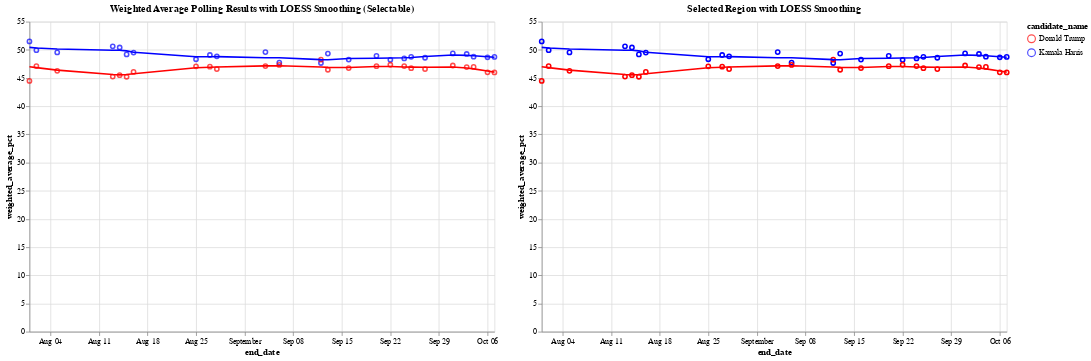

This figure's notebook cell:
### Code cell
# Define the color scale for the two candidates
color_scale = alt.Scale(domain=['Donald Trump', 'Kamala Harris'], range=['red', 'blue'])

# Step 1: Create a selection brush for the horizontal axis (end_date)
brush = alt.selection_interval(encodings=['x'])  # Brush selection on the x-axis

# Step 2: Create the base chart with points and LOESS smoothing (Chart 1)
base = alt.Chart(df_weighted_averages).mark_point().encode(
    x='end_date:T',
    y='weighted_average_pct:Q',
    color=alt.Color('candidate_name:N', scale=color_scale)
)

loess = base.transform_loess(
    'end_date', 'weighted_average_pct', groupby=['candidate_name'], bandwidth=0.3
).mark_line()

chart1 = (base + loess).add_params(
    brush  # Add the brush selection to Chart 1
).properties(
    title='Weighted Average Polling Results with LOESS Smoothing (Selectable)',
    width=600,
    height=400
)

# Step 3: Create the side-by-side chart that will show the selected region with tooltip

# Apply the same selection filter to both points and LOESS in chart2
selected_points = base.encode(
    opacity=alt.condition(brush, alt.value(1), alt.value(0)),  # Highlight only selected points
    tooltip=['end_date:T', 'candidate_name:N', 'weighted_average_pct:Q']  # Add tooltip for points
).transform_filter(
    brush  # Filter by brush selection
)

# Apply LOESS smoothing for the selected range
selected_loess = alt.Chart(df_weighted_averages).transform_loess(
    'end_date', 'weighted_average_pct', groupby=['candidate_name'], bandwidth=0.3
).mark_line().encode(
    x='end_date:T',
    y='weighted_average_pct:Q',
    color=alt.Color('candidate_name:N', scale=color_scale),
    tooltip=['end_date:T', 'candidate_name:N', 'weighted_average_pct:Q']
).transform_filter(
    brush  # Filter the LOESS line by the brush selection
)

# Combine selected points and LOESS for the second chart
chart2 = (selected_points + selected_loess).properties(
    title='Selected Region with LOESS Smoothing',
    width=600,
    height=400
)

# Combine the two charts side by side
final_chart = alt.hconcat(chart1, chart2)

# Display the final chart
final_chart.show()

### Figure 1 — Vega-Lite specification as saved in the notebook (floating-point values rounded to 4 significant figures)
{"config": {"view": {"continuousWidth": 300, "continuousHeight": 300}}, "hconcat": [{"layer": [{"mark": {"type": "point"}, "encoding": {"color": {"field": "candidate_name", "scale": {"domain": ["Donald Trump", "Kamala Harris"], "range": ["red", "blue"]}, "type": "nominal"}, "x": {"field": "end_date", "type": "temporal"}, "y": {"field": "weighted_average_pct", "type": "quantitative"}}, "name": "view_44"}, {"mark": {"type": "line"}, "encoding": {"color": {"field": "candidate_name", "scale": {"domain": ["Donald Trump", "Kamala Harris"], "range": ["red", "blue"]}, "type": "nominal"}, "x": {"field": "end_date", "type": "temporal"}, "y": {"field": "weighted_average_pct", "type": "quantitative"}}, "transform": [{"loess": "weighted_average_pct", "on": "end_date", "bandwidth": 0.3, "groupby": ["candidate_name"]}]}], "height": 400, "title": "Weighted Average Polling Results with LOESS Smoothing (Selectable)", "width": 600}, {"layer": [{"mark": {"type": "point"}, "encoding": {"color": {"field": "candidate_name", "scale": {"domain": ["Donald Trump", "Kamala Harris"], "range": ["red", "blue"]}, "type": "nominal"}, "opacity": {"condition": {"param": "param_44", "value": 1}, "value": 0}, "tooltip": [{"field": "end_date", "type": "temporal"}, {"field": "candidate_name", "type": "nominal"}, {"field": "weighted_average_pct", "type": "quantitative"}], "x": {"field": "end_date", "type": "temporal"}, "y": {"field": "weighted_average_pct", "type": "quantitative"}}, "transform": [{"filter": {"param": "param_44"}}]}, {"mark": {"type": "line"}, "encoding": {"color": {"field": "candidate_name", "scale": {"domain": ["Donald Trump", "Kamala Harris"], "range": ["red", "blue"]}, "type": "nominal"}, "tooltip": [{"field": "end_date", "type": "temporal"}, {"field": "candidate_name", "type": "nominal"}, {"field": "weighted_average_pct", "type": "quantitative"}], "x": {"field": "end_date", "type": "temporal"}, "y": {"field": "weighted_average_pct", "type": "quantitative"}}, "transform": [{"loess": "weighted_average_pct", "on": "end_date", "bandwidth": 0.3, "groupby": ["candidate_name"]}, {"filter": {"param": "param_44"}}]}], "height": 400, "title": "Selected Region with LOESS Smoothing", "width": 600}], "data": {"name": "data-15b5221b43d9fb9a58b4ea5783a173ff"}, "params": [{"name": "param_44", "select": {"type": "interval", "encodings": ["x"]}, "views": ["view_44"]}], "$schema": "https://vega.github.io/schema/vega-lite/v5.20.1.json", "datasets": {"data-15b5221b43d9fb9a58b4ea5783a173ff": [{"end_date": "2024-10-07T00:00:00", "candidate_id": 16661, "candidate_name": "Kamala Harris", "weighted_average_pct": 48.76}, {"end_date": "2024-10-07T00:00:00", "candidate_id": 16651, "candidate_name": "Donald Trump", "weighted_average_pct": 46.0}, {"end_date": "2024-10-06T00:00:00", "candidate_id": 16661, "candidate_name": "Kamala Harris", "weighted_average_pct": 48.69}, {"end_date": "2024-10-06T00:00:00", "candidate_id": 16651, "candidate_name": "Donald Trump", "weighted_average_pct": 46.02}, {"end_date": "2024-10-04T00:00:00", "candidate_id": 16661, "candidate_name": "Kamala Harris", "weighted_average_pct": 48.8}, {"end_date": "2024-10-04T00:00:00", "candidate_id": 16651, "candidate_name": "Donald Trump", "weighted_average_pct": 46.97}, {"end_date": "2024-10-03T00:00:00", "candidate_id": 16661, "candidate_name": "Kamala Harris", "weighted_average_pct": 49.27}, {"end_date": "2024-10-03T00:00:00", "candidate_id": 16651, "candidate_name": "Donald Trump", "weighted_average_pct": 46.95}, {"end_date": "2024-10-01T00:00:00", "candidate_id": 16661, "candidate_name": "Kamala Harris", "weighted_average_pct": 49.37}, {"end_date": "2024-10-01T00:00:00", "candidate_id": 16651, "candidate_name": "Donald Trump", "weighted_average_pct": 47.23}, {"end_date": "2024-09-27T00:00:00", "candidate_id": 16661, "candidate_name": "Kamala Harris", "weighted_average_pct": 48.6}, {"end_date": "2024-09-27T00:00:00", "candidate_id": 16651, "candidate_name": "Donald Trump", "weighted_average_pct": 46.59}, {"end_date": "2024-09-25T00:00:00", "candidate_id": 16661, "candidate_name": "Kamala Harris", "weighted_average_pct": 48.77}, {"end_date": "2024-09-25T00:00:00", "candidate_id": 16651, "candidate_name": "Donald Trump", "weighted_average_pct": 46.76}, {"end_date": "2024-09-24T00:00:00", "candidate_id": 16661, "candidate_name": "Kamala Harris", "weighted_average_pct": 48.48}, {"end_date": "2024-09-24T00:00:00", "candidate_id": 16651, "candidate_name": "Donald Trump", "weighted_average_pct": 47.13}, {"end_date": "2024-09-22T00:00:00", "candidate_id": 16661, "candidate_name": "Kamala Harris", "weighted_average_pct": 48.24}, {"end_date": "2024-09-22T00:00:00", "candidate_id": 16651, "candidate_name": "Donald Trump", "weighted_average_pct": 47.36}, {"end_date": "2024-09-20T00:00:00", "candidate_id": 16661, "candidate_name": "Kamala Harris", "weighted_average_pct": 48.95}, {"end_date": "2024-09-20T00:00:00", "candidate_id": 16651, "candidate_name": "Donald Trump", "weighted_average_pct": 47.11}, {"end_date": "2024-09-16T00:00:00", "candidate_id": 16661, "candidate_name": "Kamala Harris", "weighted_average_pct": 48.28}, {"end_date": "2024-09-16T00:00:00", "candidate_id": 16651, "candidate_name": "Donald Trump", "weighted_average_pct": 46.77}, {"end_date": "2024-09-13T00:00:00", "candidate_id": 16661, "candidate_name": "Kamala Harris", "weighted_average_pct": 49.34}, {"end_date": "2024-09-13T00:00:00", "candidate_id": 16651, "candidate_name": "Donald Trump", "weighted_average_pct": 46.48}, {"end_date": "2024-09-12T00:00:00", "candidate_id": 16661, "candidate_name": "Kamala Harris", "weighted_average_pct": 47.67}, {"end_date": "2024-09-12T00:00:00", "candidate_id": 16651, "candidate_name": "Donald Trump", "weighted_average_pct": 48.27}, {"end_date": "2024-09-06T00:00:00", "candidate_id": 16661, "candidate_name": "Kamala Harris", "weighted_average_pct": 47.73}, {"end_date": "2024-09-06T00:00:00", "candidate_id": 16651, "candidate_name": "Donald Trump", "weighted_average_pct": 47.32}, {"end_date": "2024-09-04T00:00:00", "candidate_id": 16661, "candidate_name": "Kamala Harris", "weighted_average_pct": 49.61}, {"end_date": "2024-09-04T00:00:00", "candidate_id": 16651, "candidate_name": "Donald Trump", "weighted_average_pct": 47.12}, {"end_date": "2024-08-28T00:00:00", "candidate_id": 16661, "candidate_name": "Kamala Harris", "weighted_average_pct": 48.85}, {"end_date": "2024-08-28T00:00:00", "candidate_id": 16651, "candidate_name": "Donald Trump", "weighted_average_pct": 46.59}, {"end_date": "2024-08-27T00:00:00", "candidate_id": 16661, "candidate_name": "Kamala Harris", "weighted_average_pct": 49.09}, {"end_date": "2024-08-27T00:00:00", "candidate_id": 16651, "candidate_name": "Donald Trump", "weighted_average_pct": 47.02}, {"end_date": "2024-08-25T00:00:00", "candidate_id": 16661, "candidate_name": "Kamala Harris", "weighted_average_pct": 48.34}, {"end_date": "2024-08-25T00:00:00", "candidate_id": 16651, "candidate_name": "Donald Trump", "weighted_average_pct": 47.08}, {"end_date": "2024-08-16T00:00:00", "candidate_id": 16661, "candidate_name": "Kamala Harris", "weighted_average_pct": 49.52}, {"end_date": "2024-08-16T00:00:00", "candidate_id": 16651, "candidate_name": "Donald Trump", "weighted_average_pct": 46.09}, {"end_date": "2024-08-15T00:00:00", "candidate_id": 16661, "candidate_name": "Kamala Harris", "weighted_average_pct": 49.2}, {"end_date": "2024-08-15T00:00:00", "candidate_id": 16651, "candidate_name": "Donald Trump", "weighted_average_pct": 45.23}, {"end_date": "2024-08-14T00:00:00", "candidate_id": 16661, "candidate_name": "Kamala Harris", "weighted_average_pct": 50.42}, {"end_date": "2024-08-14T00:00:00", "candidate_id": 16651, "candidate_name": "Donald Trump", "weighted_average_pct": 45.52}, {"end_date": "2024-08-13T00:00:00", "candidate_id": 16661, "candidate_name": "Kamala Harris", "weighted_average_pct": 50.63}, {"end_date": "2024-08-13T00:00:00", "candidate_id": 16651, "candidate_name": "Donald Trump", "weighted_average_pct": 45.27}, {"end_date": "2024-08-05T00:00:00", "candidate_id": 16661, "candidate_name": "Kamala Harris", "weighted_average_pct": 49.55}, {"end_date": "2024-08-05T00:00:00", "candidate_id": 16651, "candidate_name": "Donald Trump", "weighted_average_pct": 46.28}, {"end_date": "2024-08-02T00:00:00", "candidate_id": 16661, "candidate_name": "Kamala Harris", "weighted_average_pct": 49.95}, {"end_date": "2024-08-02T00:00:00", "candidate_id": 16651, "candidate_name": "Donald Trump", "weighted_average_pct": 47.13}, {"end_date": "2024-08-01T00:00:00", "candidate_id": 16661, "candidate_name": "Kamala Harris", "weighted_average_pct": 51.5}, {"end_date": "2024-08-01T00:00:00", "candidate_id": 16651, "candidate_name": "Donald Trump", "weighted_average_pct": 44.5}]}}
